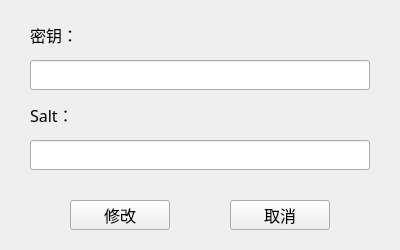
<?xml version="1.0" encoding="UTF-8"?>
<ui version="4.0">
 <class>Setting</class>
 <widget class="QWidget" name="Setting">
  <property name="geometry">
   <rect>
    <x>0</x>
    <y>0</y>
    <width>400</width>
    <height>250</height>
   </rect>
  </property>
  <property name="windowTitle">
   <string>Setting</string>
  </property>
  <widget class="QLabel" name="label_key">
   <property name="geometry">
    <rect>
     <x>30</x>
     <y>20</y>
     <width>120</width>
     <height>30</height>
    </rect>
   </property>
   <property name="font">
    <font>
     <family>微软雅黑</family>
     <pointsize>12</pointsize>
    </font>
   </property>
   <property name="text">
    <string>密钥：</string>
   </property>
  </widget>
  <widget class="QPushButton" name="button_modify">
   <property name="geometry">
    <rect>
     <x>70</x>
     <y>200</y>
     <width>100</width>
     <height>30</height>
    </rect>
   </property>
   <property name="font">
    <font>
     <family>微软雅黑</family>
     <pointsize>12</pointsize>
    </font>
   </property>
   <property name="text">
    <string>修改</string>
   </property>
  </widget>
  <widget class="QLineEdit" name="lineEdit_salt">
   <property name="geometry">
    <rect>
     <x>30</x>
     <y>140</y>
     <width>340</width>
     <height>30</height>
    </rect>
   </property>
   <property name="font">
    <font>
     <family>Consolas</family>
     <pointsize>14</pointsize>
    </font>
   </property>
   <property name="maxLength">
    <number>10</number>
   </property>
  </widget>
  <widget class="QLabel" name="label_salt">
   <property name="geometry">
    <rect>
     <x>30</x>
     <y>100</y>
     <width>120</width>
     <height>30</height>
    </rect>
   </property>
   <property name="font">
    <font>
     <family>微软雅黑</family>
     <pointsize>12</pointsize>
    </font>
   </property>
   <property name="text">
    <string>Salt：</string>
   </property>
  </widget>
  <widget class="QLineEdit" name="lineEdit_key">
   <property name="geometry">
    <rect>
     <x>30</x>
     <y>60</y>
     <width>340</width>
     <height>30</height>
    </rect>
   </property>
   <property name="font">
    <font>
     <family>Consolas</family>
     <pointsize>14</pointsize>
    </font>
   </property>
   <property name="maxLength">
    <number>16</number>
   </property>
  </widget>
  <widget class="QPushButton" name="button_cancel">
   <property name="geometry">
    <rect>
     <x>230</x>
     <y>200</y>
     <width>100</width>
     <height>30</height>
    </rect>
   </property>
   <property name="font">
    <font>
     <family>微软雅黑</family>
     <pointsize>12</pointsize>
    </font>
   </property>
   <property name="text">
    <string>取消</string>
   </property>
  </widget>
 </widget>
 <layoutdefault spacing="6" margin="11"/>
 <resources/>
 <connections>
  <connection>
   <sender>button_modify</sender>
   <signal>clicked()</signal>
   <receiver>Setting</receiver>
   <slot>button_modify_clicked()</slot>
   <hints>
    <hint type="sourcelabel">
     <x>140</x>
     <y>210</y>
    </hint>
    <hint type="destinationlabel">
     <x>200</x>
     <y>188</y>
    </hint>
   </hints>
  </connection>
  <connection>
   <sender>button_cancel</sender>
   <signal>clicked()</signal>
   <receiver>Setting</receiver>
   <slot>button_cancel_clicked()</slot>
   <hints>
    <hint type="sourcelabel">
     <x>281</x>
     <y>222</y>
    </hint>
    <hint type="destinationlabel">
     <x>351</x>
     <y>219</y>
    </hint>
   </hints>
  </connection>
 </connections>
 <slots>
  <slot>button_modify_clicked()</slot>
  <slot>button_cancel_clicked()</slot>
 </slots>
</ui>
